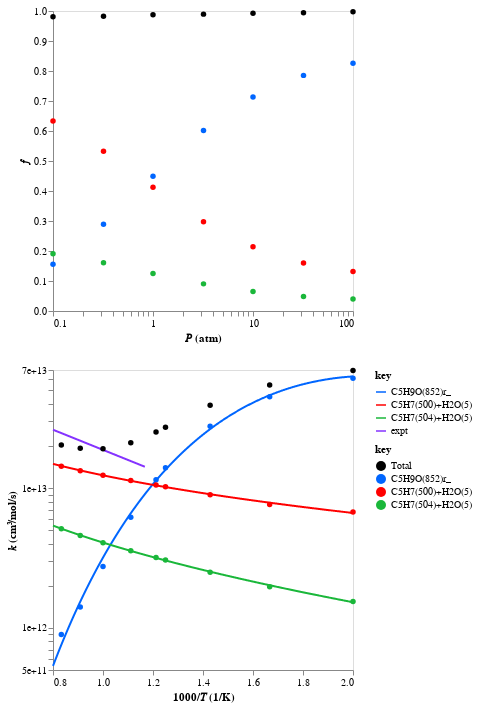

Notebook code cell kept with this figure:
### Code cell
import functools
import itertools
import operator
from collections.abc import Sequence

import altair as alt
import autochem as ac
import numpy as np
import pint
import polars as pl
from automech import Mechanism, combine_enantiomers, consumption_mechanism, reaction
from automech.reaction import Reaction, ReactionRate, ReactionRateExtra
from automech.util import c_
from IPython.display import display as ipy_display


def display_reactant_branching_fractions(
    mech: Mechanism,
    reactants: Sequence[str],
    *,
    T_range: tuple[float, float] = (500, 1250),
    P_range: tuple[float, float] = (0.1, 100),
    T: float = 825,
    P: float = 1,
    T_drop: Sequence[float] = (725, 750, 775, 850, 875),
    extra_rates: dict[str, ac.rate.RateFit] | None = None,
    min_branch_frac: float | None = None,
):
    """Display reactant branching fractions

    :param mech: Mechanism
    :param reactants: Reactants
    :param T_range: Temperature range
    :param P_range: Pressure range
    :param T: Temperature
    :param P: Pressure
    """
    rev_mapping: dict[str, str] = {
        ReactionRate.rate: ReactionRateExtra.rev_rate,
        ReactionRateExtra.rate_data: ReactionRateExtra.rev_rate_data,
        ReactionRateExtra.branch_frac: ReactionRateExtra.rev_branch_frac,
    }  # type: ignore
    rate_cols = [*rev_mapping.keys(), *rev_mapping.values()]

    mech = consumption_mechanism(mech, reactants=reactants, rev_mapping=rev_mapping)
    mech = combine_enantiomers(mech, rate_cols=rate_cols)

    obj_pre = c_.temp()
    obj_mapping = c_.to_(rate_cols, obj_pre)
    rxn_df = reaction.with_rate_object_columns(mech.reactions, obj_mapping)

    # Column names
    well_skipping: str = ReactionRateExtra.well_skipping  # type: ignore

    # Sort by median branching fraction
    branch_frac: str = ReactionRateExtra.branch_frac  # type: ignore
    median_branch_frac = c_.temp()
    rxn_df = rxn_df.with_columns(
        pl.col(obj_mapping[branch_frac])
        .map_elements(lambda o: np.nanmedian(o.rate.k_data), return_dtype=pl.Float64)
        .alias(median_branch_frac)
    )
    rxn_df = rxn_df.sort(pl.col(median_branch_frac), descending=True)
    if min_branch_frac is not None:
        rxn_df = rxn_df.filter(pl.col(median_branch_frac) > min_branch_frac)

    # Add colors
    nrates = rxn_df.height
    color = c_.temp()
    colors = list(
        itertools.islice(itertools.cycle(ac.util.plot.LINE_COLOR_CYCLE), nrates)
    )
    rxn_df = rxn_df.with_columns(pl.Series(color, colors, dtype=pl.String))

    # Add labels
    products: str = Reaction.products  # type: ignore
    label = c_.temp()
    rxn_df = rxn_df.with_columns(pl.col(products).list.join("+").alias(label))

    # Branching fractions
    branch_frac_obj = obj_mapping[branch_frac]
    fs = [r.rate for r in rxn_df.get_column(branch_frac_obj).to_list()]
    f_labels = rxn_df.get_column(label).to_list()
    f_colors = rxn_df.get_column(color).to_list()
    if True:
        fs.insert(0, functools.reduce(operator.add, fs))
        f_labels.insert(0, "total")
        f_colors.insert(0, ac.util.plot.Color.black)

    f_chart = ac.rate.data.display_p(
        fs, T=T, P_range=P_range, color=f_colors, y_label="𝑓", y_unit=""
    )

    # Rates
    rate_data: str = ReactionRateExtra.rate_data  # type: ignore
    rate: str = ReactionRate.rate  # type: ignore
    rate_data_obj = obj_mapping[rate_data]
    rate_obj = obj_mapping[rate]
    k_datas = [r.rate for r in rxn_df.get_column(rate_data_obj).to_list()]
    k_datas = [r.drop_temperatures(T_drop) for r in k_datas]
    k_fits = [r.rate for r in rxn_df.get_column(rate_obj).to_list()]
    ks = [*k_datas, *k_fits]
    k_labels = rxn_df.get_column(label).to_list() * 2
    k_colors = rxn_df.get_column(color).to_list() * 2
    if True:
        ks.insert(0, functools.reduce(operator.add, k_datas))
        k_labels.insert(0, "Total")
        k_colors.insert(0, ac.util.plot.Color.black)

    if extra_rates is not None:
        nextra = len(extra_rates)
        extra_colors = itertools.islice(
            itertools.cycle(ac.util.plot.LINE_COLOR_CYCLE), nrates, nrates + nextra
        )
        for extra_label, extra_rate in extra_rates.items():
            ks.append(extra_rate)
            k_labels.append(extra_label)
            k_colors.append(next(extra_colors))

    k_chart = ac.rate.data.display(
        ks, T_range=T_range, P=P, label=k_labels, color=k_colors
    )

    chart = alt.vconcat(f_chart, k_chart).configure_axis(grid=False)
    # Rates
    ipy_display(chart)

    # # Labels
    # labels = list(map("+".join, rxn_df.get_column(products).to_list()))

    # fracs = [r.rate for r in rxn_df.get_column(branch_frac).to_list()]
    # fracs.insert(0, functools.reduce(operator.add, fracs))

    # from IPython.display import display

    # display(rxn_df)


kB = pint.Quantity("boltzmann_constant").m_as("J/K")
expt_rate = ac.rate.ArrheniusRateFit(
    order=2,
    A=1.64e-10,
    b=0,
    E=1660 * kB,
    T_min=856,
    T_max=1258,
    units={"substance": "molec", "energy": "J"},
)
reactants = ("C5H8(522)", "OH(4)")
display_reactant_branching_fractions(
    calc_mech, reactants, min_branch_frac=0.01, extra_rates={"expt": expt_rate}
)

### Figure 1 — Vega-Lite specification as saved in the notebook (floating-point values rounded to 4 significant figures; data arrays with more than 128 entries replaced by an {"elided": "..."} marker saying what was removed)
{"config": {"view": {"continuousWidth": 300, "continuousHeight": 300}, "axis": {"grid": false}}, "vconcat": [{"data": {"name": "data-399c57d14f7bf31b79e5fd5cfc13f59a"}, "mark": {"type": "point", "filled": true, "opacity": 1}, "encoding": {"color": {"field": "key", "legend": null, "scale": {"domain": ["k1", "k2", "k3", "k4"], "range": ["#000000", "#0066ff", "#ff0000", "#1ab73a"]}, "type": "nominal"}, "x": {"axis": {"labelExpr": "((abs(datum.value - 0.1) < 1e-5) ||\n(abs(datum.value - 1.0) < 1e-5) ||\n(abs(datum.value - 10.0) < 1e-5) ||\n(abs(datum.value - 100.0) < 1e-5) ||\n(abs(datum.value - 100.0) < 1e-5)) ? datum.label : ''", "values": [0.1, 0.2, 0.3, 0.4, 0.5, 0.6, 0.7, 0.8, 0.9, 1.0, 2.0, 3.0, 4.0, 5.0, 6.0, 7.0, 8.0, 9.0, 10.0, 20.0, 30.0, 40.0, 50.0, 60.0, 70.0, 80.0, 90.0, 100.0, 100.0]}, "field": "x", "scale": {"domain": [0.1, 100.0], "type": "log"}, "title": "𝑃 (atm)", "type": "quantitative"}, "y": {"field": "value", "title": "𝑓", "type": "quantitative"}}, "transform": [{"fold": ["k1", "k2", "k3", "k4"]}]}, {"layer": [{"data": {"name": "data-8657aa0bd0f3f7f90a148e7560a8139e"}, "mark": {"type": "line"}, "encoding": {"color": {"field": "key", "scale": {"domain": ["C5H9O(852)r_", "C5H7(500)+H2O(5)", "C5H7(504)+H2O(5)", "expt"], "range": ["#0066ff", "#ff0000", "#1ab73a", "#8533ff"]}, "type": "nominal"}, "x": {"field": "x", "scale": {"zero": false}, "title": "1000/𝑇 (1/K)", "type": "quantitative"}, "y": {"axis": {"format": ".0e", "labelExpr": "((abs(datum.value - 500000000000.0) < 1e-5) ||\n(abs(datum.value - 1000000000000.0) < 1e-5) ||\n(abs(datum.value - 10000000000000.0) < 1e-5) ||\n(abs(datum.value - 70000000000000.0) < 1e-5)) ? datum.label : ''", "values": [500000000000.0, 600000000000.0, 700000000000.0, 800000000000.0, 900000000000.0, 1000000000000.0, 2000000000000.0, 3000000000000.0, 4000000000000.0, 5000000000000.0, 6000000000000.0, 7000000000000.0, 8000000000000.0, 9000000000000.0, 10000000000000.0, 20000000000000.0, 30000000000000.0, 40000000000000.0, 50000000000000.0, 60000000000000.0, 70000000000000.0]}, "field": "value", "scale": {"domain": [500000000000.0, 70000000000000.0], "type": "log"}, "title": "𝑘 (cm³/mol/s)", "type": "quantitative"}}, "transform": [{"fold": ["C5H9O(852)r_", "C5H7(500)+H2O(5)", "C5H7(504)+H2O(5)", "expt"]}]}, {"data": {"name": "data-10073363d9201a64e28a9cd0e066d9f4"}, "mark": {"type": "point", "filled": true, "opacity": 1}, "encoding": {"color": {"field": "key", "scale": {"domain": ["Total", "C5H9O(852)r_", "C5H7(500)+H2O(5)", "C5H7(504)+H2O(5)"], "range": ["#000000", "#0066ff", "#ff0000", "#1ab73a"]}, "type": "nominal"}, "x": {"field": "x", "scale": {"zero": false}, "title": "1000/𝑇 (1/K)", "type": "quantitative"}, "y": {"axis": {"format": ".0e", "labelExpr": "((abs(datum.value - 800000000000.0) < 1e-5) ||\n(abs(datum.value - 1000000000000.0) < 1e-5) ||\n(abs(datum.value - 10000000000000.0) < 1e-5) ||\n(abs(datum.value - 70000000000000.0) < 1e-5)) ? datum.label : ''", "values": [800000000000.0, 900000000000.0, 1000000000000.0, 2000000000000.0, 3000000000000.0, 4000000000000.0, 5000000000000.0, 6000000000000.0, 7000000000000.0, 8000000000000.0, 9000000000000.0, 10000000000000.0, 20000000000000.0, 30000000000000.0, 40000000000000.0, 50000000000000.0, 60000000000000.0, 70000000000000.0]}, "field": "value", "scale": {"domain": [800000000000.0, 70000000000000.0], "type": "log"}, "title": "𝑘 (cm³/mol/s)", "type": "quantitative"}}, "transform": [{"fold": ["Total", "C5H9O(852)r_", "C5H7(500)+H2O(5)", "C5H7(504)+H2O(5)"]}]}], "resolve": {"scale": {"color": "independent"}}}], "$schema": "https://vega.github.io/schema/vega-lite/v5.20.1.json", "datasets": {"data-399c57d14f7bf31b79e5fd5cfc13f59a": [{"x": 0.1, "k1": 0.9805, "k2": 0.1562, "k3": 0.6336, "k4": 0.1908}, {"x": 0.32, "k1": 0.9826, "k2": 0.2894, "k3": 0.5324, "k4": 0.1609}, {"x": 1.0, "k1": 0.9873, "k2": 0.4495, "k3": 0.4127, "k4": 0.125}, {"x": 3.2, "k1": 0.9895, "k2": 0.6018, "k3": 0.2973, "k4": 0.09045}, {"x": 10.0, "k1": 0.9923, "k2": 0.7133, "k3": 0.214, "k4": 0.06503}, {"x": 32.0, "k1": 0.9938, "k2": 0.7854, "k3": 0.1598, "k4": 0.04863}, {"x": 100.0, "k1": 0.9976, "k2": 0.8261, "k3": 0.1317, "k4": 0.0398}], "data-8657aa0bd0f3f7f90a148e7560a8139e": {"elided": "1000 records"}, "data-10073363d9201a64e28a9cd0e066d9f4": [{"x": 2.0, "Total": 69480000000000.0, "C5H9O(852)r_": 61180000000000.0, "C5H7(500)+H2O(5)": 6745000000000.0, "C5H7(504)+H2O(5)": 1548000000000.0}, {"x": 1.667, "Total": 54660000000000.0, "C5H9O(852)r_": 45050000000000.0, "C5H7(500)+H2O(5)": 7648000000000.0, "C5H7(504)+H2O(5)": 1969000000000.0}, {"x": 1.429, "Total": 39180000000000.0, "C5H9O(852)r_": 27700000000000.0, "C5H7(500)+H2O(5)": 8973000000000.0, "C5H7(504)+H2O(5)": 2505000000000.0}, {"x": 1.25, "Total": 27270000000000.0, "C5H9O(852)r_": 13970000000000.0, "C5H7(500)+H2O(5)": 10240000000000.0, "C5H7(504)+H2O(5)": 3059000000000.0}, {"x": 1.212, "Total": 25210000000000.0, "C5H9O(852)r_": 11480000000000.0, "C5H7(500)+H2O(5)": 10540000000000.0, "C5H7(504)+H2O(5)": 3192000000000.0}, {"x": 1.111, "Total": 21080000000000.0, "C5H9O(852)r_": 6191000000000.0, "C5H7(500)+H2O(5)": 11320000000000.0, "C5H7(504)+H2O(5)": 3571000000000.0}, {"x": 1.0, "Total": 19160000000000.0, "C5H9O(852)r_": 2746000000000.0, "C5H7(500)+H2O(5)": 12350000000000.0, "C5H7(504)+H2O(5)": 4071000000000.0}, {"x": 0.9091, "Total": 19290000000000.0, "C5H9O(852)r_": 1409000000000.0, "C5H7(500)+H2O(5)": 13310000000000.0, "C5H7(504)+H2O(5)": 4577000000000.0}, {"x": 0.8333, "Total": 20340000000000.0, "C5H9O(852)r_": 897300000000.0, "C5H7(500)+H2O(5)": 14330000000000.0, "C5H7(504)+H2O(5)": 5113000000000.0}]}}
